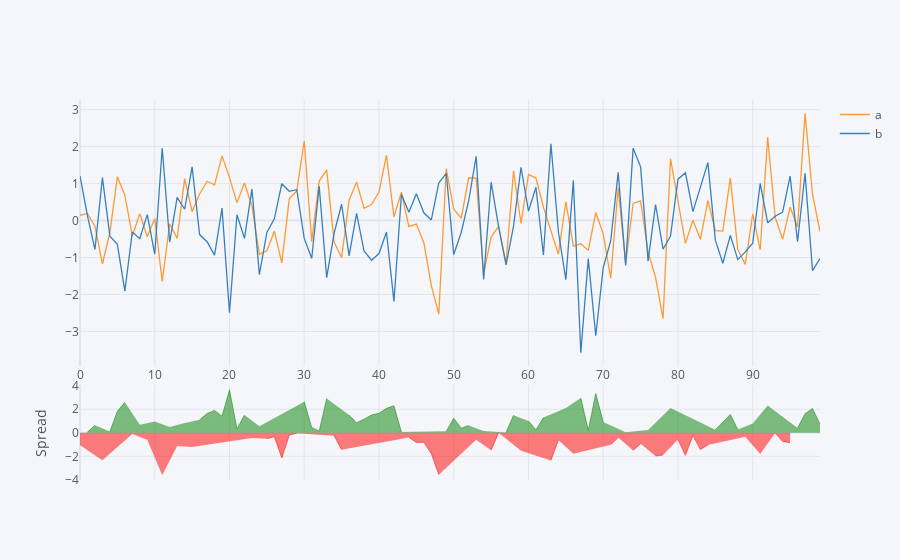

The code cell stored with this chart in its notebook:
### Code cell
data[['a', 'b']].iplot(kind='spread');
